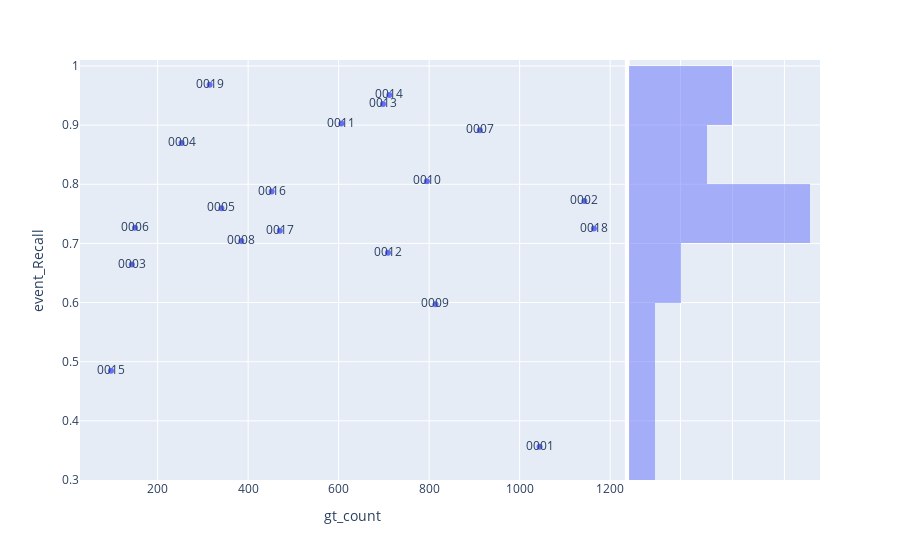

The notebook cell this image was saved under:
### Code cell
fig=px.scatter(modelMetrics,x="gt_count",y="event_Recall", marginal_y="histogram",text="testSubjectId")
fig.show()

### Figure 1 — Plotly figure (JSON) as saved in the notebook; plotly's stock layout.template omitted (floating-point values rounded to 4 significant figures)
{"data": [{"hovertemplate": "gt_count=%{x}<br>event_Recall=%{y}<br>testSubjectId=%{text}<extra></extra>", "legendgroup": "", "marker": {"color": "#636efa", "symbol": "circle"}, "mode": "markers+text", "name": "", "orientation": "v", "showlegend": false, "text": ["0001", "0002", "0003", "0004", "0005", "0006", "0007", "0008", "0009", "0010", "0011", "0012", "0013", "0014", "0015", "0016", "0017", "0018", "0019"], "type": "scatter", "x": [1044, 1143, 143, 253, 341, 150, 912, 385, 814, 795, 606, 709, 698, 712, 97, 452, 470, 1164, 315], "xaxis": "x", "y": [0.3563, 0.7717, 0.6643, 0.8696, 0.7595, 0.7267, 0.8914, 0.7039, 0.5971, 0.805, 0.9026, 0.6841, 0.9355, 0.9508, 0.4845, 0.7876, 0.7213, 0.7251, 0.9683], "yaxis": "y"}, {"alignmentgroup": "True", "bingroup": "y", "hovertemplate": "event_Recall=%{y}<br>count=%{x}<extra></extra>", "legendgroup": "", "marker": {"color": "#636efa"}, "name": "", "offsetgroup": "", "opacity": 0.5, "showlegend": false, "type": "histogram", "xaxis": "x2", "y": [0.3563, 0.7717, 0.6643, 0.8696, 0.7595, 0.7267, 0.8914, 0.7039, 0.5971, 0.805, 0.9026, 0.6841, 0.9355, 0.9508, 0.4845, 0.7876, 0.7213, 0.7251, 0.9683], "yaxis": "y2"}], "layout": {"barmode": "overlay", "legend": {"tracegroupgap": 0}, "margin": {"t": 60}, "xaxis": {"anchor": "y", "domain": [0, 0.7363], "title": {"text": "gt_count"}}, "xaxis2": {"anchor": "y2", "domain": [0.7413, 1], "matches": "x2", "showgrid": true, "showline": false, "showticklabels": false, "ticks": ""}, "yaxis": {"anchor": "x", "domain": [0, 1], "title": {"text": "event_Recall"}}, "yaxis2": {"anchor": "x2", "domain": [0, 1], "matches": "y", "showgrid": true, "showticklabels": false}}}
